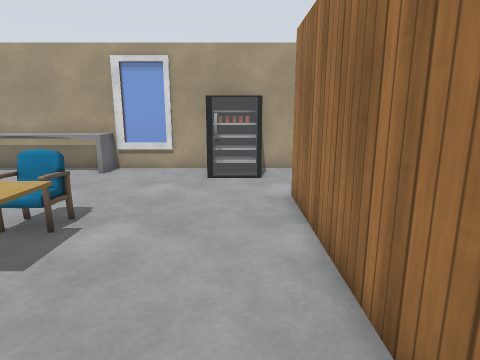
[1] (above)

18 first-person views from a walk through a robot-simulator world made for Gazebo. The camera is 1.2 m above the floor, tilts 12° down and sees 75° across. The floor is counted in squares, 0.5 m on a side. Each view is taken from the middle of a square. On the plan, view 1 faces up. The plan holds only what a view shows up to about 19 squares ahead; the rest is blank. The place goes on beyond the plan. Gazebo's built-in surfaces are drawn with simple patterns.

[2]
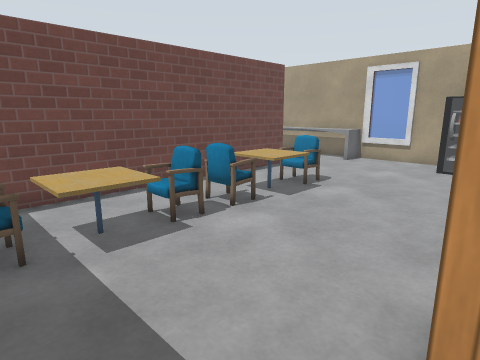

[3]
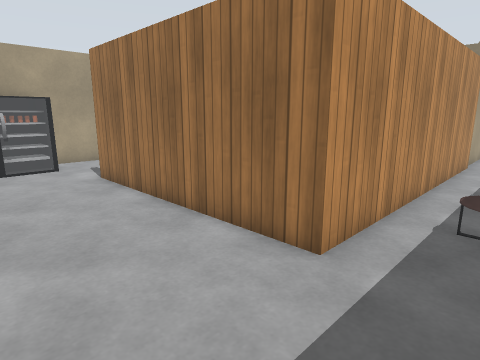

[4]
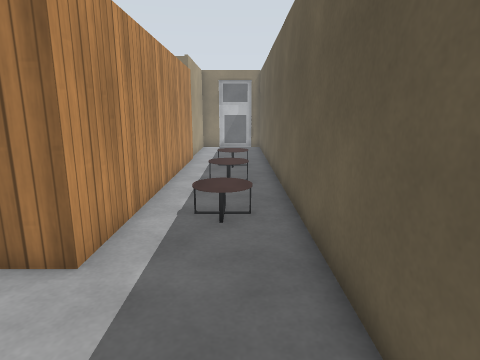

[5]
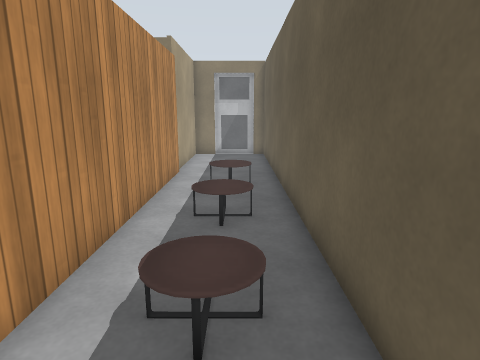

[6]
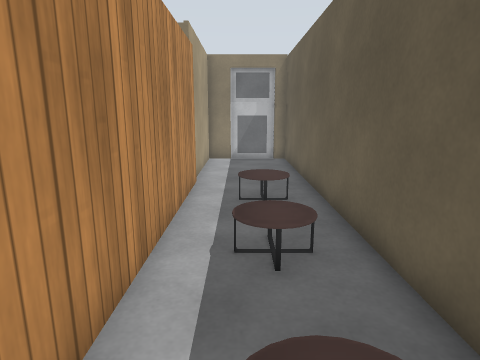

[7]
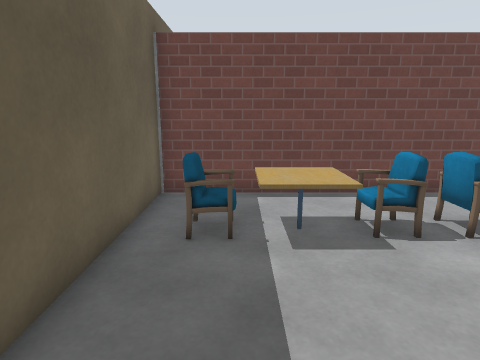

[8]
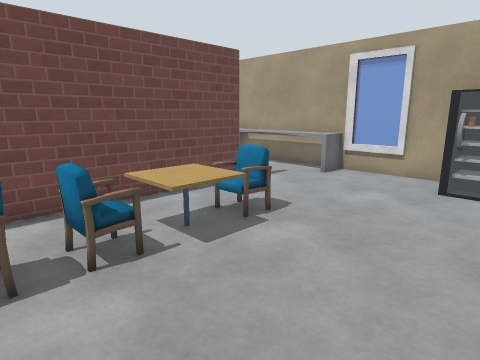

[9]
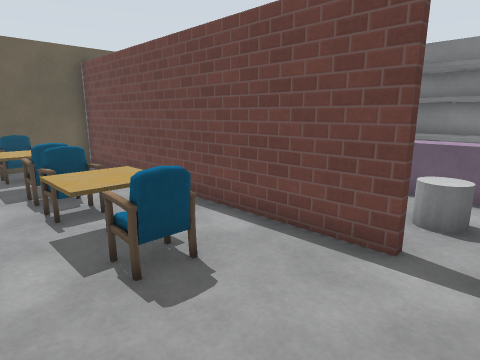

[10]
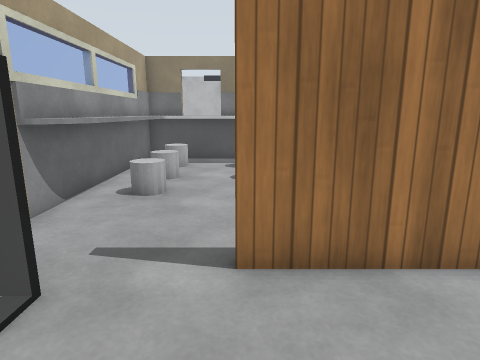

[11]
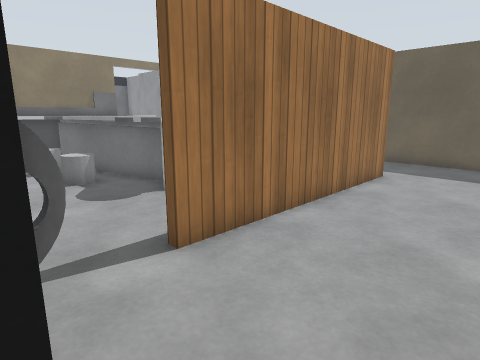

[12]
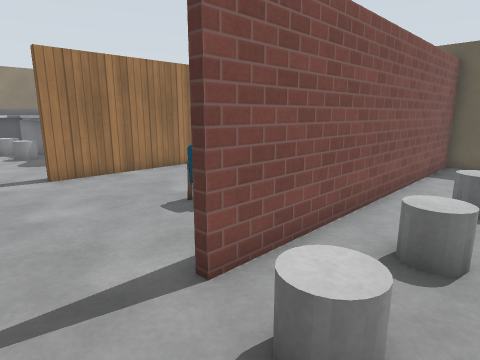

[13]
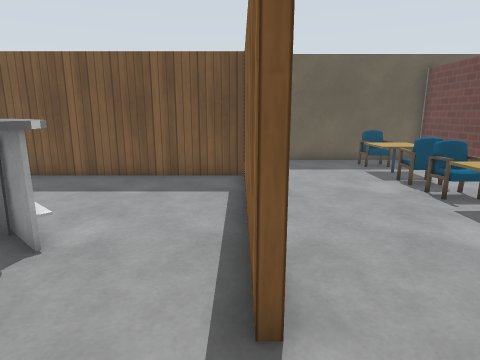

[14]
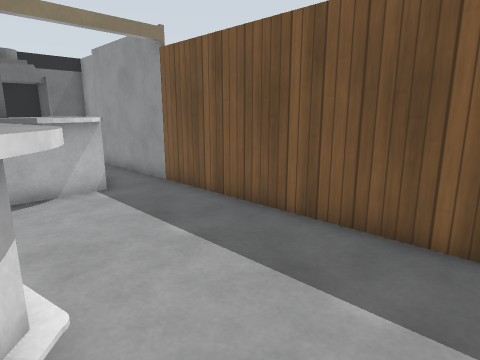

[15]
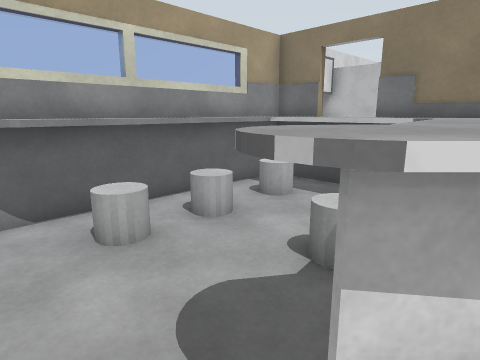

[16]
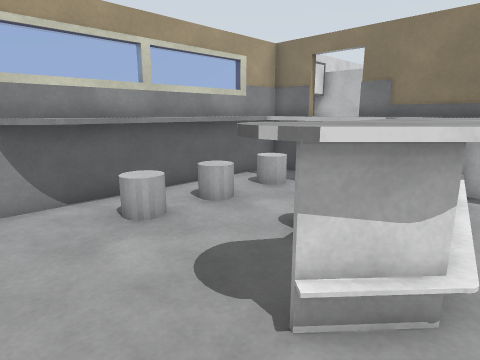

[17]
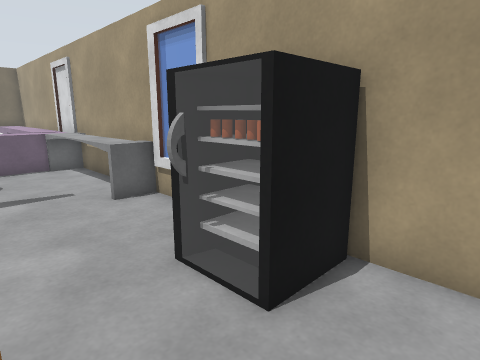

[18]
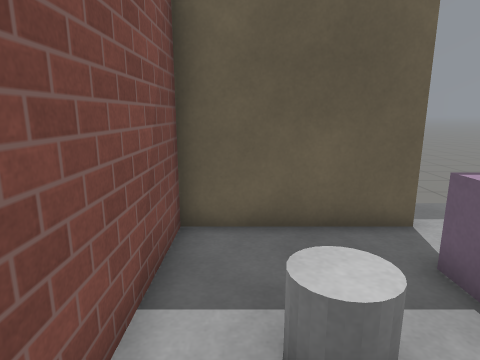

### Floor plan
Points are (right, up) in squares from view 1. A wall is a line through its corners. A room is listed if a view was taken in it or the views show most of it. See-through windows are left out.
Room 1 (views 1, 2, 3, 4, 5, 6, 7, 8, 9, 10, 11)
walls: (0.8, 11.7) (-1.2, 11.7); (0.8, 12.1) (-1.1, 12.1); (-7.4, 9.5) (-7.4, -4.4) (19.9, -4.4); (0, 13.9) (-8.5, 13.9); (19.9, -1.6) (19.9, -0.4) (1.5, -0.4) (1.5, 9.1); (20.1, -3.9) (20.1, -1.5)
low walls: (-5.6, 14) (-5.6, 12.7) (-8.6, 12.7); (-7.2, 13.6) (-8.6, 13.6)
ways out: opening at (-7.5, 11) to room 2; opening at (2, 10.5) to room 3
objects: chair (-5, -3) to (-4, -2); cafe table (-5, -1) to (-3, 0); chair (-5, 1) to (-4, 2); chair (-5, 2) to (-4, 3); cafe table (-5, 4) to (-3, 5); chair (-5, 6) to (-4, 7); coffee table (4, -3) to (5, -2); coffee table (7, -3) to (9, -2); coffee table (11, -3) to (12, -2)
Room 2 (views 12, 18)
walls: (-8.5, 13.9) (-14.5, 13.9); (-12.9, -4.4) (-7.7, -4.4) (-7.7, 9.4)
low walls: (-12.1, -1.6) (-12.1, -2.6); (-8.6, 12.7) (-12, 12.7); (-8.6, 13.6) (-10.5, 13.6); (-12, 14) (-12, 8.1)
ways out: opening at (-7.5, 11) to room 1
objects: grey cylinder (-10, -1) to (-9, 0); grey cylinder (-10, 2) to (-9, 3); grey cylinder (-10, 6) to (-9, 7); grey cylinder (-10, 9) to (-9, 10)
Room 3 (views 13, 14, 15, 16, 17)
walls: (6.6, 5.3) (5.3, 6.5); (6.7, 5.2) (6.3, 5.5); (7.8, 7.3) (11.7, 7.8); (1.8, 9.1) (1.8, 1.4); (1.8, -0.1) (20.1, -0.1); (12.1, 8.2) (12.1, 12.7) (5, 12.7) (4.4, 13.2); (13.1, 3.8) (13.1, 4.8); (5.2, 12.7) (4.6, 12.9); (14, 2) (14, 5.1); (0.8, 13.8) (0.8, 11.7); (14, 13.9) (0, 13.9)
low walls: (6.9, 5.5) (5.5, 6.8); (7.3, 5.8) (13.9, 7.3); (13.1, 3.4) (13.1, 3.9); (13.2, 3.1) (13.1, 3.5); (13.4, 2.7) (13.2, 3.2); (4.6, 12.9) (4.1, 13.5)
ways out: opening at (2, 10.5) to room 1
objects: grey cylinder (6, 11) to (7, 12); grey cylinder (8, 8) to (9, 9); grey cylinder (8, 11) to (9, 12); grey cylinder (11, 9); grey cylinder (11, 12) to (12, 12)

Positions as (right, up) in squares from view 1, and headings:
1: (0, 0), facing up
2: (2, -3), facing up-left
3: (-3, -3), facing up-right
4: (-3, -3), facing right
5: (1, -3), facing right
6: (3, -2), facing right
7: (2, -2), facing left
8: (1, 1), facing up-left
9: (-2, 11), facing down-left
10: (-3, 9), facing right
11: (-3, 12), facing down-right
12: (-11, 12), facing down-right
13: (2, 12), facing down
14: (4, 6), facing down-right
15: (4, 6), facing up-right
16: (3, 5), facing up-right
17: (3, 9), facing up-left
18: (-9, 2), facing down
